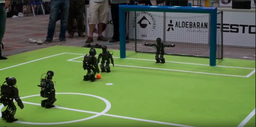
#> input picture src/sample_program/samplesIMG/Screenshot from 2025-02-03 12-26-24.png, 256 x 127 px, shrunk from 921 x 456 before the run, found by its file name
$ python fieldDetection.py
#> lines starting #> are read from the running program, lines starting #| are printed output that depends on the picture; after the words box and inside, x2 and y2 are one past the last pixel; in counts of white or black regions, pixels touching at a corner belong together
import cv2 as cv
import numpy as np

def process_image(image_path):

    low_green = np.array([35, 100, 100])
    up_green = np.array([85, 255, 255])

    img = cv.imread(image_path)
#> img is the input picture: shape (127, 256, 3); mean B, G, R 74, 115, 94.9

    if img is None:
        raise ValueError("Image not found or invalid image path")

    hsv = cv.cvtColor(img, cv.COLOR_BGR2HSV)
#> hsv: shape (127, 256, 3); mean H, S, V 67.8, 101.6, 118.7

    green_mask = cv.inRange(hsv, low_green, up_green)
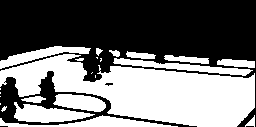
#> green_mask: shape (127, 256); 45.9% white; 23 white regions (9 under 20 px), largest, box (x1, y1, x2, y2) and area: (0, 54, 255, 127) 9919, (14, 102, 95, 123) 949, (0, 115, 178, 127) 887

    # Apply morphological operations (erosion and dilation)
    kernel = cv.getStructuringElement(cv.MORPH_ELLIPSE, (3, 3))
    # mask1 = cv.erode(green_mask, kernel, iterations=1)
    # green_mask_cleaned = cv.dilate(mask1, kernel, iterations=6)
    green_mask_cleaned = cv.morphologyEx(green_mask, cv.MORPH_CLOSE, kernel, iterations=3)
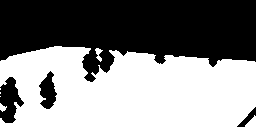
#> green_mask_cleaned: shape (127, 256); 51.7% white; 4 black regions

    # Find the largest contour in the mask
    contours, _ = cv.findContours(green_mask_cleaned, cv.RETR_EXTERNAL, cv.CHAIN_APPROX_SIMPLE)
#> contours = 7 contours, 3 with area under 20; largest, box (x1, y1, x2, y2) and area: (0, 46, 256, 127) 16678, (245, 115, 256, 127) 60, (95, 48, 103, 62) 40, (0, 103, 7, 112) 25
    largest_contour = max(contours, key=cv.contourArea) if contours else None
#> largest_contour = contour of 171 points, box (x1, y1, x2, y2) (0, 46, 256, 127), area 16678

    # Create a mask for the region of interest (ROI) based on the contour
    roi_mask = np.zeros(green_mask_cleaned.shape, dtype=np.uint8)
    if largest_contour is not None:
        cv.drawContours(roi_mask, [cv.convexHull(largest_contour)], -1, 255, thickness=-1)
#> roi_mask: shape (127, 256); 57.9% white; 2 black regions, box (x1, y1, x2, y2) and area: (0, 0, 256, 62) 13480, (237, 107, 256, 127) 194

    if largest_contour is None:
        return img, green_mask_cleaned  # Return original image and mask if no contour is found

    # Apply the ROI mask to the image to extract the region of interest
    roi_image = cv.bitwise_and(img, img, mask=roi_mask)

    return roi_image, green_mask_cleaned

# Binarizing for line masking
def binarizing(roi_image_hsv):
    # White line
    roi_image_hsv = cv.cvtColor(roi_image_hsv, cv.COLOR_BGR2HSV)
#> roi_image_hsv: shape (127, 256, 3); mean H, S, V 26.2, 74.9, 85.8
    white_lower = np.array([0, 0, 155], dtype=np.uint8)
    white_upper = np.array([255, 155, 255], dtype=np.uint8)

    line_mask = cv.inRange(roi_image_hsv, white_lower, white_upper)
#> line_mask: shape (127, 256); 40.1% white; 14 white regions (11 under 20 px), largest, box (x1, y1, x2, y2) and area: (0, 48, 255, 125) 12948, (0, 104, 7, 118) 39, (96, 49, 102, 57) 28
    kernel = np.ones((2, 2), np.uint8)

    line_mask = cv.morphologyEx(line_mask, cv.MORPH_CLOSE, kernel)  # Fill small gaps
#> line_mask: shape (127, 256); 41% white; 8 white regions (5 under 20 px), largest, box (x1, y1, x2, y2) and area: (0, 49, 256, 126) 13243, (0, 105, 8, 119) 55, (97, 50, 103, 58) 28
    return line_mask

# Adding median filter before thinning process, filter may be unnecessary depending on necessity
def medianFilter(binarized_roi_image, kernel_size=3):

#> called with kernel_size = 3
    filter_roi = cv.medianBlur(binarized_roi_image, kernel_size)
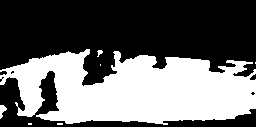
#> filter_roi: shape (127, 256); 40.8% white; 7 white regions (4 under 20 px), largest, box (x1, y1, x2, y2) and area: (0, 49, 256, 125) 13169, (0, 105, 7, 119) 55, (97, 50, 103, 57) 24
    return filter_roi

# The thinning process requires the image with ROI extracted
def zhangsuen(binarized_roi_image):
    skeleton = binarized_roi_image.copy() // 255
    changing_pixels = True

    while changing_pixels:
        changing_pixels = []

        # First sub-iteration
        for x in range(1, skeleton.shape[0] - 1):
            for y in range(1, skeleton.shape[1] - 1):
                if skeleton[x, y] == 1:  # Only process white pixels
                    neighbors = get_neighbors(skeleton, x, y)
                    if (2 <= sum(neighbors) <= 5 and
                        count_transitions(neighbors) == 1 and
                        neighbors[1] * neighbors[3] * neighbors[5] == 0 and
                        neighbors[3] * neighbors[5] * neighbors[7] == 0):
                        changing_pixels.append((x, y))

        # Remove flagged pixels
        for x, y in changing_pixels:
            skeleton[x, y] = 0

        # Reset changing_pixels for the second sub-iteration
        changing_pixels = []

        # Second sub-iteration
        for x in range(1, skeleton.shape[0] - 1):
            for y in range(1, skeleton.shape[1] - 1):
                if skeleton[x, y] == 1:  # Only process white pixels
                    neighbors = get_neighbors(skeleton, x, y)
                    if (2 <= sum(neighbors) <= 5 and
                        count_transitions(neighbors) == 1 and
                        neighbors[1] * neighbors[3] * neighbors[7] == 0 and
                        neighbors[1] * neighbors[5] * neighbors[7] == 0):
                        changing_pixels.append((x, y))

        # Remove flagged pixels
        for x, y in changing_pixels:
            skeleton[x, y] = 0

        if not changing_pixels:
            break
#> this loop made 21 passes
#> skeleton: shape (127, 256); values 0 (black) and 1 (white), 1.9% white in thin lines or dots, all inside (x1, y1, x2, y2) = (0, 52, 256, 119)

    # Convert back to 255 (white) for visualization
    return (skeleton * 255).astype(np.uint8)

# Receives thinned line from zhangsuen
def enchanceThinned(zhangsuenThinned):
    kernel1 = np.ones((2, 2), np.uint8)
    kernel_rect = cv.getStructuringElement(cv.MORPH_RECT, (5, 3))

    dilated_thinned_line = cv.dilate(zhangsuenThinned, kernel_rect)
#> dilated_thinned_line: shape (127, 256); 8.2% white; 8 white regions (2 under 20 px), largest, box (x1, y1, x2, y2) and area: (0, 53, 197, 117) 1754, (207, 60, 256, 110) 737, (0, 104, 3, 120) 48, (37, 114, 50, 118) 43, (96, 51, 102, 58) 37, (98, 63, 103, 67) 20

    # Remove noise
    dilated_thinned_line = cv.morphologyEx(dilated_thinned_line, cv.MORPH_OPEN, kernel1)
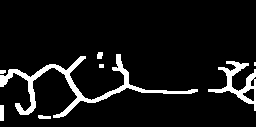
#> dilated_thinned_line: shape (127, 256); 8.2% white; 8 white regions (1 under 20 px), largest, box (x1, y1, x2, y2) and area: (0, 54, 198, 118) 1766, (208, 61, 256, 111) 698, (0, 105, 4, 121) 64

    return dilated_thinned_line


def get_neighbors(image, x, y):
    """
    Return the 3x3 neighborhood of a pixel as a list in clockwise order.
    """
    neighbors = [
        image[x-1, y],   # P2
        image[x-1, y+1], # P3
        image[x, y+1],   # P4
        image[x+1, y+1], # P5
        image[x+1, y],   # P6
        image[x+1, y-1], # P7
        image[x, y-1],   # P8
        image[x-1, y-1]  # P9
    ]
    return neighbors

def count_transitions(neighbors):
    """
    Count the number of 0-1 transitions in the neighborhood list.
    """
    transitions = 0
    for i in range(len(neighbors)):
        if neighbors[i] == 0 and neighbors[(i + 1) % len(neighbors)] == 1:
            transitions += 1
    return transitions

# Detect line using graph implementation
def find_nodes_with_weights(skeleton):
    nodes = []
    rows, cols = skeleton.shape

    for y in range(1, rows - 1):
        for x in range(1, cols - 1):
            if skeleton[y, x] == 255:  # Line pixel
                # Count neighbors in 3x3 window
                neighbors = skeleton[y-1:y+2, x-1:x+2] > 0
                num_neighbors = np.sum(neighbors) - 1  # Exclude center pixel

                # Assign weight based on connectivity
                weight = num_neighbors
                if weight > 0:
                    nodes.append((x, y, weight))

    return nodes

def digestion_algorithm(nodes, radius):
#> called with radius = 5
    nodes = sorted(nodes, key=lambda n: n[2], reverse=True)  # Sort by weight
    consumed = set()
    major_nodes = []

    for i, (x1, y1, weight1) in enumerate(nodes):
        if i in consumed:
            continue

        current_node = [x1, y1, weight1]
        for j, (x2, y2, weight2) in enumerate(nodes):
            if i == j or j in consumed:
                continue

            # Check distance between nodes
            distance = np.sqrt((x1 - x2)**2 + (y1 - y2)**2)
            if distance <= radius:
                if weight1 >= weight2:
                    current_node[2] += weight2
                    consumed.add(j)
                else:
                    consumed.add(i)
                    break

        if i not in consumed:
            major_nodes.append(tuple(current_node))
#> this loop made 2582 passes
#> (x1, y1) on passes 1 to 3: (99, 53), (100, 53), (101, 53)

    return major_nodes


# adding graph building function

def build_lines_from_nodes(major_nodes, radius):
    lines = []
    used = set()

    for i, (x1, y1, _) in enumerate(major_nodes):
        if i in used:
            continue

        line = [(x1, y1)]  # Start a new line
        used.add(i)

        # Find connected nodes
        for j, (x2, y2, _) in enumerate(major_nodes):
            if j not in used:
                distance = np.sqrt((x1 - x2)**2 + (y1 - y2)**2)
                if distance <= radius:
                    angle = np.arctan2(y2 - y1, x2 - x1)
                    if len(line) > 1:  # Check alignment with previous point
                        prev_angle = np.arctan2(line[-1][1] - line[-2][1], line[-1][0] - line[-2][0])
                        if abs(angle - prev_angle) > np.pi / 8:  # Not aligned
                            continue

                    line.append((x2, y2))
                    used.add(j)

        lines.append(line)

    return lines

# build lines from major node continuosly
def build_lines_from_nodes_continuosly(major_nodes, radius):
#> called with radius = 10
    lines = []

    for i, (x1, y1, _) in enumerate(major_nodes):
        line = [(x1, y1)]  # Start a new line with the current node

        for j, (x2, y2, _) in enumerate(major_nodes):
            if i != j : # Ensure not to connect the node to itself
                distance = np.sqrt((x1 - x2)**2 + (y1 - y2)**2)
                if distance <= radius:
                    line.append((x2, y2))  # Add the connected node to the line

        lines.append(line) # Append the formed line
#> this loop made 111 passes
#> (x1, y1) on passes 1 to 12: (99, 53), (117, 55), (81, 57), (118, 60), (77, 61), (227, 62), (233, 62), (238, 64), (244, 64), (50, 65), (73, 65), (100, 65)

    return lines


def detect_intersections(lines):
    from collections import Counter

    # Flatten all line nodes into a single list
    node_counts = Counter(node for line in lines for node in line)

    intersections = {'L': [], 'T': [], 'X': []}

    for node, count in node_counts.items():
        if count == 2:
            intersections['L'].append(node)
        elif count == 3:
            intersections['T'].append(node)
        elif count >= 4:
            intersections['X'].append(node)
#> this loop made 111 passes
#> (node, count) on passes 1 to 12: ((99, 53), 2), ((98, 58), 3), ((117, 55), 2), ((118, 60), 4), ((81, 57), 2), ((77, 61), 3), ((119, 65), 5), ((113, 68), 4), ((73, 65), 3), ((227, 62), 4), ((233, 62), 4), ((219, 68), 3)

    return intersections


def processing(roi_image):
    binarized_image = binarizing(roi_image)
    filtered_image = medianFilter(binarized_image)
    thinned_line = zhangsuen(filtered_image)
    enhanced_line = enchanceThinned(thinned_line)
    nodes = find_nodes_with_weights(enhanced_line)

    # Perform digestion to simplify nodes
    digestion_radius = 5
    major_nodes = digestion_algorithm(nodes, digestion_radius)

    # Build lines from major nodes
    line_radius = 10
    lines = build_lines_from_nodes_continuosly(major_nodes, line_radius)

    # Detect intersections
    intersections = detect_intersections(lines)

    return enhanced_line, major_nodes, lines, intersections

def draw_lines_intersection(ori_image, lines, intersections):
    # Draw lines
    for line in lines:
        for i in range(len(line) - 1):
            x1, y1 = line[i]
            x2, y2 = line[i + 1]
            cv.line(ori_image, (x1, y1), (x2, y2), (255, 0, 0), 2)  # Blue lines
#> this loop made 111 passes
#> line on passes 1 to 12: [(99, 53), (98, 58)], [(117, 55), (118, 60)], [(81, 57), (77, 61)], [(118, 60), (117, 55), (119, 65), (113, 68)], [(77, 61), (81, 57), (73, 65)], [(227, 62), (233, 62), (219, 68), (224, 69)], [(233, 62), (227, 62), (238, 64), (236, 69)], [(238, 64), (233, 62), (244, 64), (236, 69)], [(244, 64), (238, 64), (236, 69)], [(50, 65), (55, 66), (44, 68)], [(73, 65), (77, 61), (69, 69)], [(100, 65), (98, 58)]
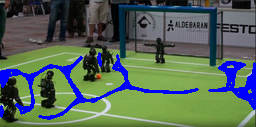
#> ori_image: shape (127, 256, 3); mean B, G, R 88.6, 101.9, 85
    #  Draw intersections
    colors = {'L': (0, 255, 0), 'T': (0, 0, 255), 'X': (255, 255, 0)}  # Green, Red, Yellow
    for category, nodes in intersections.items():
        for x, y in nodes:
            cv.circle(ori_image, (x, y), 5, colors[category], -1)  # Filled circles
#> this loop made 3 passes
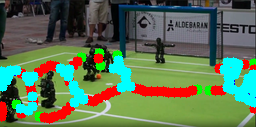
#> ori_image: shape (127, 256, 3); 17.66% of pixels changed, all inside (x1, y1, x2, y2) = (0, 48, 256, 124)


def display_results(original_image, roi_image, line_mask, thinned_line, lines, intersections, major_nodes):

    # Create a copy of the original image to draw on
    result_image = original_image.copy()

    # Draw lines and intersections
    draw_lines_intersection(result_image, lines, intersections)

    # cv.imshow('Original Image', original_image)
    # cv.imshow('Masked Image', roi_image)
    # cv.imshow('Line Mask', line_mask)

    cv.imshow('Thinned Line', thinned_line)

    cv.imshow('Result Image with Lines and Intersections', result_image)

    # Overlay major nodes on the thinned line
    node_overlay = cv.cvtColor(thinned_line, cv.COLOR_GRAY2BGR)
    for x, y, weight in major_nodes:
        cv.circle(node_overlay, (x, y), 3, (0, 0, 255), -1)  # Red dots for nodes
#> this loop made 111 passes
#> (x, y, weight) on passes 1 to 12: (99, 53, 210), (117, 55, 199), (81, 57, 247), (118, 60, 194), (77, 61, 192), (227, 62, 110), (233, 62, 177), (238, 64, 258), (244, 64, 143), (50, 65, 275), (73, 65, 192), (100, 65, 110)
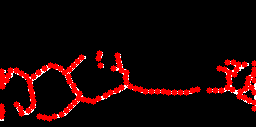
#> node_overlay: shape (127, 256, 3); mean B, G, R 3.2, 3.2, 26.9
    cv.imshow('Major Nodes', node_overlay)
    cv.waitKey(0)
    cv.destroyAllWindows()

def main():
    # image_path = "/home/altair/Documents/ALTAIR-vision/src/sample_program/samplesIMG/sampleLineDet.jpeg"
    image_path = "/home/altair/Documents/ALTAIR-vision/src/sample_program/samplesIMG/Screenshot from 2025-02-03 12-26-24.png"
    roi_image, green_mask_cleaned = process_image(image_path)
    original_image = cv.imread(image_path)
    thinned_line, major_nodes, lines, intersections = processing(roi_image)
    display_results(original_image, roi_image, binarizing(roi_image), thinned_line, lines, intersections, major_nodes)

if __name__ == "__main__":
    main()

$ run again, with src/sample_program/samplesIMG/Screenshot from 2025-02-03 12-26-13.png copied over src/sample_program/samplesIMG/Screenshot from 2025-02-03 12-26-24.png
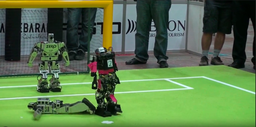
#> input picture src/sample_program/samplesIMG/Screenshot from 2025-02-03 12-26-13.png, 256 x 127 px, shrunk from 921 x 456 before the run, found by its file name
#> in process_image, img is the input picture: shape (127, 256, 3); mean B, G, R 73.6, 118.6, 89.5
#> hsv: shape (127, 256, 3); mean H, S, V 66.1, 107.8, 121.6
#> green_mask: shape (127, 256); 35.7% white; 34 white regions (24 under 20 px), largest, box (x1, y1, x2, y2) and area: (0, 78, 256, 127) 7287, (115, 65, 256, 92) 1643, (0, 84, 96, 98) 742
#> green_mask_cleaned: shape (127, 256); 39.6% white; 14 white regions (12 under 20 px)
#> contours = 14 contours, 12 with area under 20; largest, box (x1, y1, x2, y2) and area: (0, 65, 256, 127) 12574, (42, 44, 64, 61) 170
#> largest_contour = contour of 153 points, box (x1, y1, x2, y2) (0, 65, 256, 127), area 12574
#> roi_mask: shape (127, 256); 44.5% white; 1 white region, box (x1, y1, x2, y2) and area: (0, 65, 256, 127) 14470
#> roi_image_hsv: shape (127, 256, 3); mean H, S, V 23, 58.7, 76.1
#> filter_roi: shape (127, 256); 33.7% white; 4 white regions (2 under 20 px), largest, box (x1, y1, x2, y2) and area: (0, 67, 256, 126) 10917, (45, 76, 52, 85) 23
#> the loop in zhangsuen, `while changing_pixels:` made 19 passes
#> the loop in digestion_algorithm, `for i, (x1, y1, weight1) in enumerate(nodes):` made 1897 passes
#> (x1, y1) on passes 1 to 3: (45, 78), (46, 78), (47, 78)
#> the loop in build_lines_from_nodes_continuosly, `for i, (x1, y1, _) in enumerate(major_nodes):` made 84 passes
#> (x1, y1) on passes 1 to 8: (45, 78), (50, 79), (59, 79), (1, 81), (64, 81), (49, 84), (68, 85), (2, 86)
#> the loop in detect_intersections, `for node, count in node_counts.items():` made 84 passes
#> (node, count) on passes 1 to 8: ((45, 78), 3), ((50, 79), 4), ((49, 84), 3), ((59, 79), 3), ((64, 81), 3), ((1, 81), 3), ((2, 86), 4), ((1, 91), 6)
#> the loop in draw_lines_intersection, `for line in lines:` made 84 passes
#> line on passes 1 to 8: [(45, 78), (50, 79), (49, 84)], [(50, 79), (45, 78), (59, 79), (49, 84)], [(59, 79), (50, 79), (64, 81)], [(1, 81), (2, 86), (1, 91)], [(64, 81), (59, 79), (68, 85)], [(49, 84), (45, 78), (50, 79)], [(68, 85), (64, 81), (72, 89), (68, 93)], [(2, 86), (1, 81), (1, 91), (2, 96)]
#> the loop in draw_lines_intersection, `for category, nodes in intersections.items():` made 3 passes
#> after the loop in draw_lines_intersection, `for category, nodes in intersections.items():`:
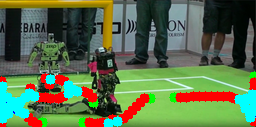
#> ori_image: shape (127, 256, 3); mean B, G, R 76.4, 111.6, 90.2
#> the loop in display_results, `for x, y, weight in major_nodes:` made 84 passes
#> (x, y, weight) on passes 1 to 8: (45, 78, 164), (50, 79, 141), (59, 79, 169), (1, 81, 126), (64, 81, 174), (49, 84, 47), (68, 85, 192), (2, 86, 105)
#> after the loop in display_results, `for x, y, weight in major_nodes:`:
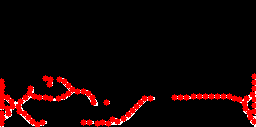
#> node_overlay: shape (127, 256, 3); mean B, G, R 2.7, 2.7, 20.4

$ run again, with src/sample_program/samplesIMG/Screenshot from 2025-02-03 12-45-57.png copied over src/sample_program/samplesIMG/Screenshot from 2025-02-03 12-26-24.png
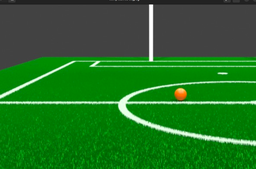
#> input picture src/sample_program/samplesIMG/Screenshot from 2025-02-03 12-45-57.png, 256 x 169 px, shrunk from 1179 x 778 before the run, found by its file name
#> in process_image, img is the input picture: shape (169, 256, 3); mean B, G, R 35.4, 111.8, 34.1
#> hsv: shape (169, 256, 3); mean H, S, V 42.3, 154.8, 112.1
#> green_mask: shape (169, 256); 60.9% white; 52 black regions (46 under 20 px), largest, box (x1, y1, x2, y2) and area: (0, 0, 256, 70) 14892, (0, 81, 256, 146) 1603, (0, 61, 76, 99) 212, (104, 66, 145, 67) 41, (90, 61, 102, 67) 33, (187, 66, 213, 67) 26
#> green_mask_cleaned: shape (169, 256); 64.9% white; 3 black regions
#> contours = 1 contour; box (x1, y1, x2, y2) and area: (0, 57, 256, 169) 28026
#> largest_contour = contour of 34 points, box (x1, y1, x2, y2) (0, 57, 256, 169), area 28026
#> roi_mask: shape (169, 256); 65.7% white; 1 black region, box (x1, y1, x2, y2) and area: (0, 0, 256, 70) 14854
#> roi_image_hsv: shape (169, 256, 3); mean H, S, V 39.8, 154.3, 89.3
#> filter_roi: shape (169, 256); 5.1% white; 6 white regions (2 under 20 px), largest, box (x1, y1, x2, y2) and area: (0, 82, 256, 147) 1873, (0, 62, 75, 100) 263, (91, 62, 101, 68) 40, (149, 58, 155, 63) 20
#> the loop in zhangsuen, `while changing_pixels:` made 6 passes
#> the loop in digestion_algorithm, `for i, (x1, y1, weight1) in enumerate(nodes):` made 2083 passes
#> (x1, y1) on passes 1 to 3: (151, 61), (152, 61), (153, 61)
#> the loop in build_lines_from_nodes_continuosly, `for i, (x1, y1, _) in enumerate(major_nodes):` made 104 passes
#> (x1, y1) on passes 1 to 8: (151, 61), (71, 64), (97, 64), (65, 67), (59, 70), (53, 73), (222, 75), (228, 75)
#> the loop in detect_intersections, `for node, count in node_counts.items():` made 104 passes
#> (node, count) on passes 1 to 8: ((151, 61), 1), ((71, 64), 3), ((65, 67), 3), ((76, 63), 2), ((97, 64), 3), ((92, 67), 2), ((102, 63), 2), ((59, 70), 3)
#> the loop in draw_lines_intersection, `for line in lines:` made 104 passes
#> line on passes 1 to 8: [(151, 61)], [(71, 64), (65, 67), (76, 63)], [(97, 64), (92, 67), (102, 63)], [(65, 67), (71, 64), (59, 70)], [(59, 70), (65, 67), (53, 73)], [(53, 73), (59, 70), (47, 76)], [(222, 75), (228, 75)], [(228, 75), (222, 75)]
#> the loop in draw_lines_intersection, `for category, nodes in intersections.items():` made 3 passes
#> after the loop in draw_lines_intersection, `for category, nodes in intersections.items():`:
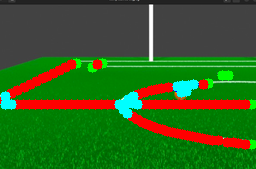
#> ori_image: shape (169, 256, 3); mean B, G, R 31.9, 98.4, 50.3
#> the loop in display_results, `for x, y, weight in major_nodes:` made 104 passes
#> (x, y, weight) on passes 1 to 8: (151, 61, 94), (71, 64, 272), (97, 64, 215), (65, 67, 204), (59, 70, 198), (53, 73, 198), (222, 75, 109), (228, 75, 39)
#> after the loop in display_results, `for x, y, weight in major_nodes:`:
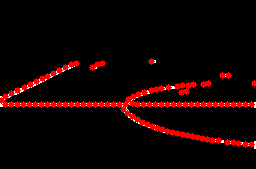
#> node_overlay: shape (169, 256, 3); mean B, G, R 1.7, 1.7, 18.8
